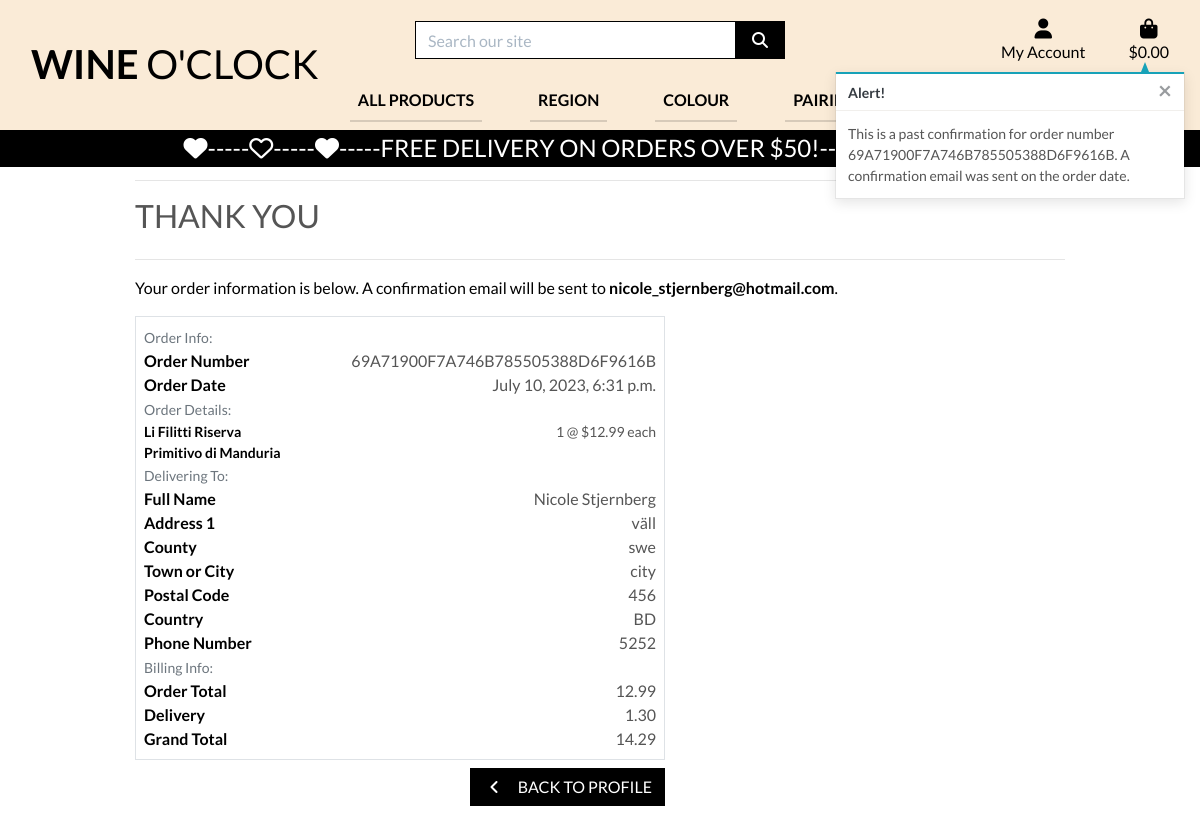
Page /profile/order_history/69A71900F7A746B785505388D6F9616B on the committed database.
### checkout/models.py (models this page shows, shortened)
class Order(models.Model):
    order_number = models.CharField(max_length=32, null=False, editable=False)
    user_profile = models.ForeignKey(UserProfile, on_delete=models.SET_NULL,
                                     null=True, blank=True, related_name='orders')
    full_name = models.CharField(max_length=50, null=False, blank=False)
    email = models.EmailField(max_length=254, null=False, blank=False)
    phone_number = models.CharField(max_length=20, null=False, blank=False)
    country = CountryField(blank_label='Country *', null=False, blank=False)
    postcode = models.CharField(max_length=20, null=True, blank=True)
    town_or_city = models.CharField(max_length=40, null=False, blank=False)
    street_address1 = models.CharField(max_length=80, null=False, blank=False)
    street_address2 = models.CharField(max_length=80, null=True, blank=True)
    county = models.CharField(max_length=80, null=True, blank=True)
    date = models.DateTimeField(auto_now_add=True)
    delivery_cost = models.DecimalField(max_digits=6, decimal_places=2, null=False, default=0)
    order_total = models.DecimalField(max_digits=10, decimal_places=2, null=False, default=0)
    grand_total = models.DecimalField(max_digits=10, decimal_places=2, null=False, default=0)
    original_bag = models.TextField(null=False, blank=False, default='')
    stripe_pid = models.CharField(max_length=254, null=False, blank=False, default='')

class OrderLineItem(models.Model):
    order = models.ForeignKey(
        Order, null=False, blank=False, on_delete=models.CASCADE, related_name='lineitems')
    product = models.ForeignKey(
        Product, null=False, blank=False, on_delete=models.CASCADE)
    quantity = models.IntegerField(null=False, blank=False, default=0)
    lineitem_total = models.DecimalField(
        max_digits=6, decimal_places=2, null=False, blank=False, editable=False)

### products/models.py (models this page shows, shortened)
class Product(models.Model):
    category = models.ForeignKey(
        'Category', null=True, blank=True, on_delete=models.SET_NULL)
    sku = models.CharField(max_length=254, null=True, blank=True)
    name = models.CharField(max_length=254)
    description = models.TextField()
    price = models.DecimalField(max_digits=6, decimal_places=2)
    rating = models.DecimalField(
        max_digits=6, decimal_places=2, null=True, blank=True)
    likes = models.ManyToManyField(
        User, related_name='product_like', blank=True)
    image_url = models.URLField(max_length=1024, null=True, blank=True)
    image = models.ImageField(null=True, blank=True)

### profiles/views.py (the view)
# urls.py: path('order_history/<order_number>', views.order_history, name='order_history'),
def order_history(request, order_number):
    order = get_object_or_404(Order, order_number=order_number)
    messages.info(request, (
        f'This is a past confirmation for order number {order_number}. '
        'A confirmation email was sent on the order date.'
    ))
    template = 'checkout/checkout_success.html'
    context = {
        'order': order,
        'from_profile': True,
    }
    return render(request, template, context)

### bag/contexts.py (called while the page is built, shortened)
def bag_contents(request):
    bag_items = []
    total = 0
    product_count = 0
    bag = request.session.get('bag', {})
    if total < settings.FREE_DELIVERY_THRESHOLD:
        delivery = total * Decimal(settings.STANDARD_DELIVERY_PERCENTAGE / 100)
        free_delivery_delta = settings.FREE_DELIVERY_THRESHOLD - total
    else:
        delivery = 0
        free_delivery_delta = 0
    grand_total = delivery + total
    context = {
        'bag_items': bag_items,
        'total': total,
        'product_count': product_count,
        'delivery': delivery,
        'free_delivery_delta': free_delivery_delta,
        'free_delivery_threshold': settings.FREE_DELIVERY_THRESHOLD,
        'grand_total': grand_total,
    }
    return context

### checkout/templates/checkout/checkout_success.html (shortened to what this page needs)
{% extends "base.html" %}
{% load static %}
{% block extra_css %}
    <link rel="stylesheet" href="{% static 'checkout/css/checkout.css' %}">
{% endblock %}
{% block page_header %}
    <div class="container header-container">
    </div>
{% endblock %}
{% block content %}
    <div class="overlay"></div>
    <div class="container">
        <div class="row">
            <div class="col">
                <hr>
                <h2 class="logo-font mb-4">Thank You</h2>
                <hr>
                <p class="text-black">Your order information is below. A confirmation email will be sent to <strong>{{ order.email }}</strong>.</p>
            </div>
        </div>
        <div class="row">
            <div class="col-12 col-lg-7">
                <div class="order-confirmation-wrapper p-2 border">
                    <div class="row">
                        <div class="col">
                            <small class="text-muted">Order Info:</small>
                        </div>
                    </div>
                    <div class="row">
                        <div class="col-12 col-md-4">
                            <p class="mb-0 text-black font-weight-bold">Order Number</p>
                        </div>
                        <div class="col-12 col-md-8 text-md-right">
                            <p class="mb-0">{{ order.order_number }}</p>
                        </div>
                    </div>
                    <div class="row">
                        <div class="col-12 col-md-4">
                            <p class="mb-0 text-black font-weight-bold">Order Date</p>
                        </div>
                        <div class="col-12 col-md-8 text-md-right">
                            <p class="mb-0">{{ order.date }}</p>
                        </div>
                    </div>
                    <div class="row">
                        <div class="col">
                            <small class="text-muted">Order Details:</small>
                        </div>
                    </div>
                    {% for item in order.lineitems.all %}
                    <div class="row">
                        <div class="col-12 col-md-4">
                            <p class="small mb-0 text-black font-weight-bold">
                                {{ item.product.name }}
                            </p>
                        </div>
                        <div class="col-12 col-md-8 text-md-right">
                            <p class="small mb-0">{{ item.quantity }} @ ${{ item.product.price }} each</p>
                        </div>
                    </div>
                    {% endfor %}
                    <div class="row">
                        <div class="col">
                            <small class="text-muted">Delivering To:</small>
                        </div>
                    </div>
                    <div class="row">
                        <div class="col-12 col-md-4">
                            <p class="mb-0 text-black font-weight-bold">Full Name</p>
                        </div>
                        <div class="col-12 col-md-8 text-md-right">
                            <p class="mb-0">{{ order.full_name }}</p>
                        </div>
                    </div>
                    <div class="row">
                        <div class="col-12 col-md-4">
                            <p class="mb-0 text-black font-weight-bold">Address 1</p>
                        </div>
                        <div class="col-12 col-md-8 text-md-right">
                            <p class="mb-0">{{ order.street_address1 }}</p>
                        </div>
                    </div>
                    {% if order.county %}
                    <div class="row">
                        <div class="col-12 col-md-4">
                            <p class="mb-0 text-black font-weight-bold">County</p>
                        </div>
                        <div class="col-12 col-md-8 text-md-right">
                            <p class="mb-0">{{ order.county }}</p>
                        </div>
                    </div>
                    {% endif %}
                    <div class="row">
                        <div class="col-12 col-md-4">
                            <p class="mb-0 text-black font-weight-bold">Town or City</p>
                        </div>
                        <div class="col-12 col-md-8 text-md-right">
                            <p class="mb-0">{{ order.town_or_city }}</p>
                        </div>
                    </div>
                    {% if order.postcode %}
                    <div class="row">
                        <div class="col-12 col-md-4">
                            <p class="mb-0 text-black font-weight-bold">Postal Code</p>
                        </div>
                        <div class="col-12 col-md-8 text-md-right">
                            <p class="mb-0">{{ order.postcode }}</p>
                        </div>
                    </div>
                    {% endif %}
                    <div class="row">
                        <div class="col-12 col-md-4">
                            <p class="mb-0 text-black font-weight-bold">Country</p>
                        </div>
                        <div class="col-12 col-md-8 text-md-right">
                            <p class="mb-0">{{ order.country }}</p>
                        </div>
                    </div>
                    <div class="row">
                        <div class="col-12 col-md-4">
                            <p class="mb-0 text-black font-weight-bold">Phone Number</p>
                        </div>
                        <div class="col-12 col-md-8 text-md-right">
                            <p class="mb-0">{{ order.phone_number }}</p>
                        </div>
                    </div>
                    <div class="row">
                        <div class="col">
                            <small class="text-muted">Billing Info:</small>
                        </div>
                    </div>
                    <div class="row">
                        <div class="col-12 col-md-4">
                            <p class="mb-0 text-black font-weight-bold">Order Total</p>
                        </div>
                        <div class="col-12 col-md-8 text-md-right">
                            <p class="mb-0">{{ order.order_total }}</p>
                        </div>
                    </div>
                    <div class="row">
                        <div class="col-12 col-md-4">
                            <p class="mb-0 text-black font-weight-bold">Delivery</p>
                        </div>
                        <div class="col-12 col-md-8 text-md-right">
                            <p class="mb-0">{{ order.delivery_cost }}</p>
                        </div>
                    </div>
                    <div class="row">
                        <div class="col-12 col-md-4">
                            <p class="mb-0 text-black font-weight-bold">Grand Total</p>
                        </div>
                        <div class="col-12 col-md-8 text-md-right">
                            <p class="mb-0">{{ order.grand_total }}</p>
                        </div>
                    </div>
                </div>
            </div>
        </div>
        <div class="row">
			<div class="col-12 col-lg-7 text-right">
                {% if from_profile %}
                    <a href="{% url 'profile' %}" class="btn btn-black rounded-0 my-2">
                        <span class="icon mr-2">
                            <i class="fas fa-angle-left"></i>
                        </span>
                        <span class="text-uppercase">Back to Profile</span>
                    </a>
                {% else %}
                    <a href="{% url 'products' %}" class="btn btn-black rounded-0 my-2">
                        <span class="icon mr-2">
                            <i class="fas fa-gifts"></i>
                        </span>
                    </a>
                {% endif %}
			</div>
		</div>
    </div>
{% endblock %}

### static/css/base.css (style rules this page uses)
html { height: 100%; }
body { background: url('/media/homepage_background_cropped.jpg') no-repeat center center fixed; background-size: cover; height: calc(100vh - 164px); position: relative; color: #555; font-family: 'Lato'; }
.icon { align-items: center; display: inline-flex; justify-content: center; height: 1.5rem; width: 1.5rem; }
.logo-font { text-transform: uppercase; }
.btn-black { background: black; color: white; }
.text-black { color: #000 !important; }
.overlay { height: 100%; width: 100%; top: 0; left: 0; position: fixed; background: white; z-index: -1; }
@media (min-width: 1200px) { .container { max-width: 80%; } }
@media (min-width: 992px) { .header-container { padding-top: 164px; } }

### rows in the picture
Order: email "nicole_stjernberg@hotmail.com", order_number "69A71900F7A746B785505388D6F9616B", date "July 10, 2023, 6:31 p.m.", full_name "Nicole Stjernberg", street_address1 "väll", county "swe", town_or_city "city", postcode "456", country "BD", phone_number "5252", order_total "12.99", delivery_cost "1.30", grand_total "14.29"
OrderLineItem: product.name "Li Filitti Riserva Primitivo di Manduria", quantity "1", product.price "12.99"

### other values in the picture
{{ free_delivery_threshold }} "50"
{{ message }} "This is a past confirmation for order number 69A71900F7A746B785505388D6F9616B. A confirmation email was sent on the order date."
